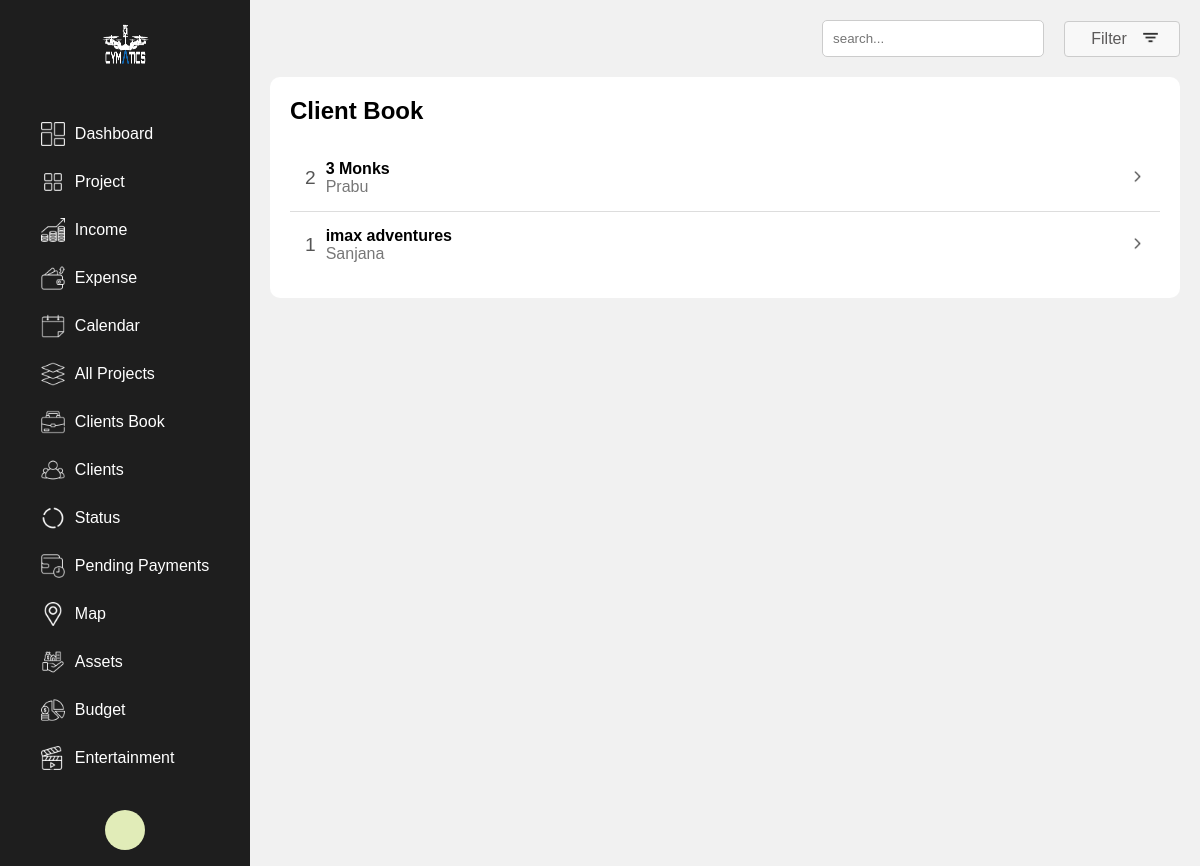
The app's page /clientsbook with its own data.
### cymaticsapp/models.py (models this page shows)
class Client(models.Model):
    name = models.CharField(max_length=100)
    company = models.CharField(max_length=100)
    number = models.CharField(max_length=20)
    email = models.EmailField(max_length=100 , blank = True)
    img = models.ImageField(upload_to = 'media' ,blank = True)

### cymaticsapp/views.py (the view, shortened to what this page needs)
# urls.py: path('clientsbook' , views.clientsbook , name ="clientsbook"),
def clientsbook(request):
    company_counts = Project.objects.values('company', 'client__name').annotate(count=Count('company'))
    query = request.GET.get('q', '')
    project_count = request.GET.get('project_count', '')
    company = request.GET.get('company' , '')
    filters = Q()
    if query:
        filters &= (
            Q(company__icontains=query)|
            Q(client__name__icontains=query)|
            Q(count__icontains=query)
        )
    if company:
        com_list = company.split(',')
        filters &= Q(company__in = com_list)
    objscc = company_counts.filter(filters)
    context = {
        'query' : query ,
        'project_count' : project_count,
        'company' : company,
        'objs' : objscc
    }
    return render(request , 'clientsbook.html' , context)

### templates/clientsbook.html (shortened to what this page needs)
{% load static %}
<!doctype html>
<html>
<head>
    <link rel="stylesheet" href="https://cdnjs.cloudflare.com/ajax/libs/font-awesome/6.0.0/css/all.min.css">
</head>
<body>
    <div class="container">
        <aside class="sidebar">
            <div class="logo">
                <img src="{% static 'images/logowhite.png' %}" alt="logo" width="50" height="50">
            </div>
            <nav>
                <ul>
                    <li class="menu-item"><a href="#"><img src="{% static 'images/dashboard.png' %}" class="menu-icon"><span class="menu-text">Dashboard</span></a></li>
                    <li class="menu-item"><a href="#"><img src="{% static 'images/project.png' %}" class="menu-icon"><span class="menu-text">Project</span></a></li>
                    <li class="menu-item"><a href="#"><img src="{% static 'images/income.png' %}" class="menu-icon"><span class="menu-text">Income</span></a></li>
                    <li class="menu-item"><a href="#"><img src="{% static 'images/expenses.png' %}" class="menu-icon"><span class="menu-text">Expense</span></a></li>
                    <li class="menu-item"><a href="#"><img src="{% static 'images/calendar.png' %}" class="menu-icon"><span class="menu-text">Calendar</span></a></li>
                    <li class="menu-item"><a href="#"><img src="{% static 'images/All projects.png' %}" class="menu-icon"><span class="menu-text">All Projects</span></a></li>
                    <li class="menu-item"><a href="#"><img src="{% static 'images/clientsbook.png' %}" class="menu-icon"><span class="menu-text">Clients Book</span></a></li>
                    <li class="menu-item"><a href="#"><img src="{% static 'images/Clients.png' %}" class="menu-icon"><span class="menu-text">Clients</span></a></li>
                    <li class="menu-item"><a href="#"><img src="{% static 'images/status.png' %}" class="menu-icon"><span class="menu-text">Status</span></a></li>
                    <li class="menu-item active"><a href="#"><img src="{% static 'images/pending.png' %}" class="menu-icon"><span class="menu-text">Pending Payments</span></a></li>
                    <li class="menu-item"><a href="#"><img src="{% static 'images/map.png' %}" class="menu-icon"><span class="menu-text">Map</span></a></li>
                    <li class="menu-item"><a href="#"><img src="{% static 'images/Assets.png' %}" class="menu-icon"><span class="menu-text">Assets</span></a></li>
                    <li class="menu-item"><a href="#"><img src="{% static 'images/budget.png' %}" class="menu-icon"><span class="menu-text">Budget</span></a></li>
                    <li class="menu-item"><a href="#"><img src="{% static 'images/Entertainment.png' %}" class="menu-icon"><span class="menu-text">Entertainment</span></a></li>
                </ul>
            </nav>
            <div class="profile-section" id="profileMenu">
              <div class="user-icon" id="userIcon">
            </div>
            </div>
        </aside>
        <main class="main-content">
          <header class="header">
          <div class="search-bar">
<form method="get" action="{% url 'clientsbook' %}">
<input type="text" name="q" placeholder="search..." value="{{ query }}"> </div>
 <button id="filter-btn" onclick="toggleFilterDropdown(event)" class="filter-btn">
    <span class="filter-text">Filter</span>
    <img src="{% static 'images/filter.png' %}" alt="Filter Icon" class="dropdown-icon">
</button>
        </header>
            <section class="client-book">
                <h2>Client Book</h2>
                <div class="client-list">
                    {% for item in objs %}
                    <div class="client-item" onclick="moveToDpage('{{ item.company }}')" style="cursor: pointer;">
                        <div class="client-info">
                            <div class="client-id">{{ item.count }}</div>
                            <div class="client-details">
                                <div class="client-name">{{ item.company }}</div>
                                <div class="client-detail">{{ item.client__name }}</div>
                            </div>
                        </div>
                        <div class="client-arrow"><img src="{% static 'images/left.png' %}" alt="Right Arrow"></div>
                    </div>
                    {% endfor %}
                </div>
            </section>
        </main>
    </div>
</body>
</html>

### templates/clientsbook.html (style rules this page uses)
body { font-family: Arial, sans-serif; margin: 0; padding: 0; display: flex; height: 100vh; flex-direction: column; }
.container { display: flex; width: 100%; flex-grow: 1; }
.sidebar { background-color: #1e1e1e; color: white; width: 250px; display: flex; flex-direction: column; justify-content: flex-start; align-items: center; transition: width 0.3s; position: relative; }
.sidebar .logo { padding: 20px; text-align: center; }
.sidebar nav ul { list-style: none; padding: 0; width: 100%; text-align: center; }
.sidebar nav ul li { padding: 12px 20px; cursor: pointer; transition: background-color 0.3s, border-left 0.3s; display: flex; justify-content: flex-start; align-items: center; }
.sidebar nav ul li a { display: flex; align-items: center; text-decoration: none; color: white; width: 100%; font-family: Arial, sans-serif; }
.menu-icon { margin-right: 10px; width: 24px; height: 24px; }
.menu-text { transition: opacity 0.3s, visibility 0.3s; font-family: Arial, sans-serif; }
.main-content { flex-grow: 1; background-color: #f1f1f1; padding: 20px; position: relative; }
.profile-section { position: relative; padding: 12px 20px; cursor: pointer; transition: background-color 0.3s, border-left 0.3s; }
.filter-btn, .back-btn { padding: 10px 15px; background-color: #000; color: white; border: none; border-radius: 5px; margin-left: 10px; cursor: pointer; display: flex; align-items: center; }
.filter-btn img, .back-btn img { margin-right: 5px; height: 24px; width:24px; }
.client-book { background-color: white; padding: 20px; border-radius: 10px; }
.client-book h2 { margin-top: 0; }
.client-list { margin-top: 20px; }
.client-item { display: flex; padding: 15px; border-bottom: 1px solid #ddd; justify-content: space-between; align-items: center; }
.client-item:last-child { border-bottom: none; }
.client-info { display: flex; align-items: center; }
.client-id { font-size: 1.2em; margin-right: 10px; color: #555; }
.client-details { display: flex; flex-direction: column; }
.client-name { font-weight: bold; }
.client-detail { color: #777; }
.client-arrow img { width: 15px; height: 15px; }
.user-icon { display: inline-flex; align-items: center; justify-content: center; background-color: #ddd; border-radius: 50%; width: 40px; height: 40px; font-size: 18px; color: #0e0e0e; background-color: #e1ecb8; }
.search-bar { display: flex; align-items: center; justify-content: flex-end; width: 100%; }
.search-bar input { padding: 10px; border: 1px solid #ccc; border-radius: 5px; margin-right: 10px; width: 200px; }
.main-content { flex-grow: 1; background-color: #f1f1f1; padding: 20px; }
.header { display: flex; justify-content: space-between; align-items: center; margin-bottom: 20px; }
.filter-btn { background-color: rgb(248, 248, 248); color: rgb(92, 90, 90); border: 1px solid #ccc; padding: 8px 16px; margin-left: 10px; border-radius: 4px; cursor: pointer; position: relative; padding-left: 10px; display: flex; justify-content: space-between; align-items: center; width: 130px; font-size: medium; font-style: normal; }
.filter-btn .filter-text { flex-grow: 1; margin-left: 10px; }
.filter-btn .dropdown-icon { margin-left: 10px; width: 15px; height: 15px; margin-top: -2px; }

### records on screen
Client: count "1", company "imax adventures", client__name "Sanjana"

### other values on screen
{{ item.count }} "2"
{{ item.company }} "3 Monks"
{{ item.client__name }} "Prabu"
